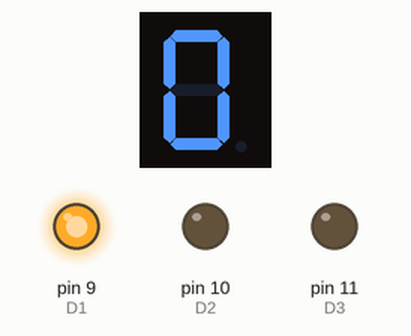
Recording of a sketch running on a simulated Arduino Uno, built with avr-gcc and run on an emulated ATmega328P. Parts: 1-digit seven-segment display, output pins drawn as LEDs (lit = HIGH). Wiring (inferred from the names in the program): 1-digit 7-segment display, segments lit when LOW: segments pin 2, pin 3, pin 4, pin 5, pin 6, pin 7, pin 8. The segment pins are drawn as the display they are named for; pins used as bus, display or sensor lines are not drawn.

Above: at 0.1 s.
At 1.1 s:
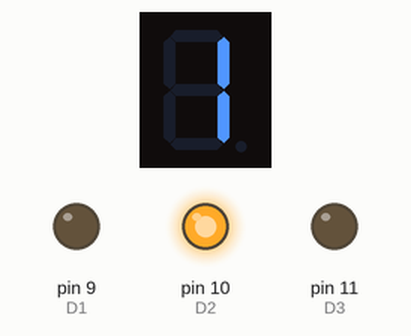
At 2.1 s:
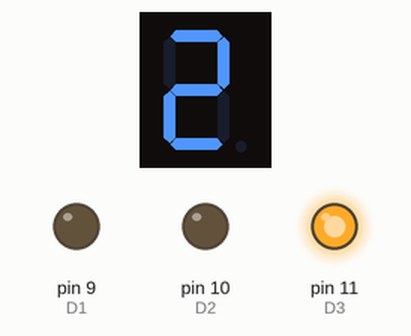
At 3.1 s:
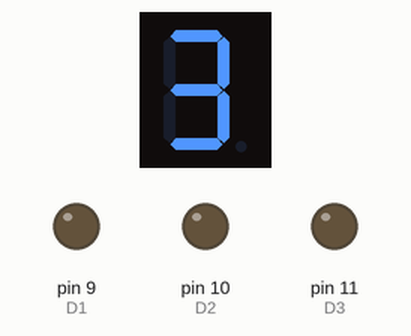
Timing chart, 0 to 130.0 s (numbered marks = the images above):
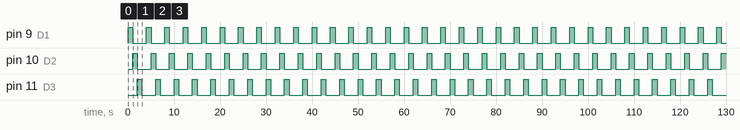

Measured:
- by itself, pin 9 (D1), pin 10 (D2), pin 11 (D3): alternates HIGH for 1.0 s and LOW for 3.0 s
- by itself, everything shown: repeats every 4.0 s, in 4 steps
- what the display in image 1 shows lasts 1.0 s, from 1.0 s to 2.0 s

The sketch:

4x7_segment_display_original.ino
```cpp
/*
  Showing number 0-9 on a 7-segment LED display
  Displays the numbers 0-3 on the display
    A
   ---
F |   | B
  | G |
   ---
E |   | C
  |   |
   ---
    D
feel free to change this code as you like
Note: this could be significantly speeded up by using direct port calls
but this is for education and show how it works in an easy way
 */

#define DigitDelay 1000 // how long each digit is on for in mS
// You can change the next two lines to adapt for common Anode or Common Cathode bh changing between LOW and HIGH
#define DigitOn HIGH // + side of all LEDS is common so only turn on one at a time
#define DigitOff !DigitOn
#define SegmentOn !DigitOn // - side of LEDs are common across digits and go low to turn on
#define SegmentOff !SegmentOn

// Segment assignment common to all digits, avoid pin 0 and 1 as these are used for programming etc.
int pinA = 2;
int pinB = 3;
int pinC = 4;
int pinD = 5;
int pinE = 6;
int pinF = 7;
int pinG = 8;

// Segment common pin assignments for each digit
int D1 = 9;
int D2 = 10;
int D3 = 11;
int D4 = 12;

// Only run once at startup or reset
void setup() {
  // initialize the digital pins as outputs.
  pinMode(pinA, OUTPUT);
  pinMode(pinB, OUTPUT);
  pinMode(pinC, OUTPUT);
  pinMode(pinD, OUTPUT);
  pinMode(pinE, OUTPUT);
  pinMode(pinF, OUTPUT);
  pinMode(pinG, OUTPUT);
  pinMode(D1, OUTPUT);
  pinMode(D2, OUTPUT);
  pinMode(D3, OUTPUT);
  pinMode(D4, OUTPUT);
}

// runs forever assuming power remains :)
void loop() {
  digitalWrite(D1, DigitOn);
  digitalWrite(D2, DigitOff);
  digitalWrite(D3, DigitOff);
  digitalWrite(D4, DigitOff);
  //0
  digitalWrite(pinA, SegmentOn);
  digitalWrite(pinB, SegmentOn);
  digitalWrite(pinC, SegmentOn);
  digitalWrite(pinD, SegmentOn);
  digitalWrite(pinE, SegmentOn);
  digitalWrite(pinF, SegmentOn);
  digitalWrite(pinG, SegmentOff);
  delay(DigitDelay);               // wait

  digitalWrite(D1, DigitOff);
  digitalWrite(D2, DigitOn);
  digitalWrite(D3, DigitOff);
  digitalWrite(D4, DigitOff);
  //1
  digitalWrite(pinA, SegmentOff);
  digitalWrite(pinB, SegmentOn);
  digitalWrite(pinC, SegmentOn);
  digitalWrite(pinD, SegmentOff);
  digitalWrite(pinE, SegmentOff);
  digitalWrite(pinF, SegmentOff);
  digitalWrite(pinG, SegmentOff);
  delay(DigitDelay);               // wait

  digitalWrite(D1, DigitOff);
  digitalWrite(D2, DigitOff);
  digitalWrite(D3, DigitOn);
  digitalWrite(D4, DigitOff);
  //2
  digitalWrite(pinA, SegmentOn);
  digitalWrite(pinB, SegmentOn);
  digitalWrite(pinC, SegmentOff);
  digitalWrite(pinD, SegmentOn);
  digitalWrite(pinE, SegmentOn);
  digitalWrite(pinF, SegmentOff);
  digitalWrite(pinG, SegmentOn);
  delay(DigitDelay);               // wait

  digitalWrite(D1, DigitOff);
  digitalWrite(D2, DigitOff);
  digitalWrite(D3, DigitOff);
  digitalWrite(D4, DigitOn);
  //3
  digitalWrite(pinA, SegmentOn);
  digitalWrite(pinB, SegmentOn);
  digitalWrite(pinC, SegmentOn);
  digitalWrite(pinD, SegmentOn);
  digitalWrite(pinE, SegmentOff);
  digitalWrite(pinF, SegmentOff);
  digitalWrite(pinG, SegmentOn);
  delay(DigitDelay);               // wait

}
```
